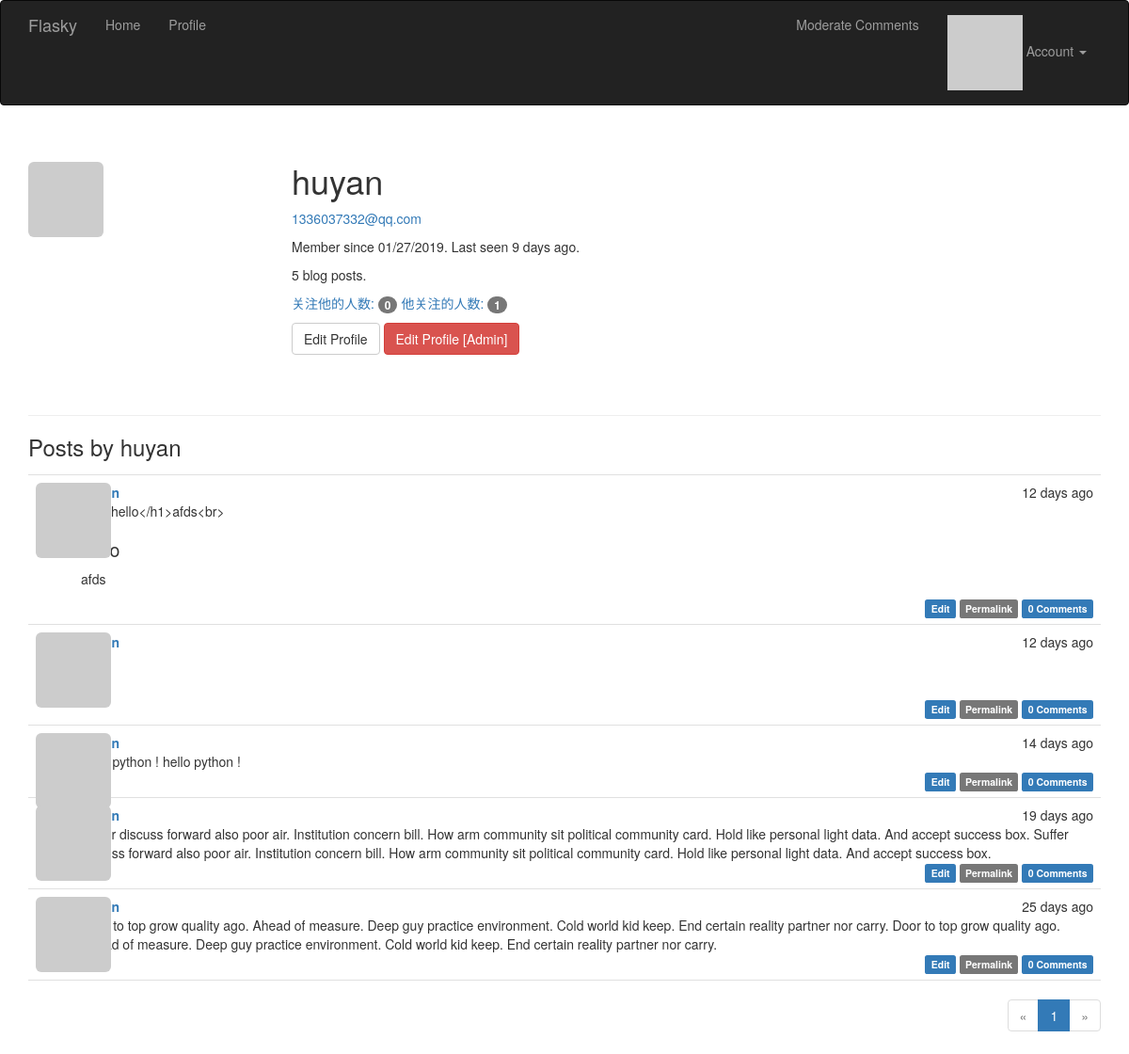
The app's page /user/huyan (signed in) with its own data.
### app/model.py (models this page shows, shortened)
class User(UserMixin,db.Model):
    __tablename__ = 'users'
    id = db.Column(db.Integer,primary_key=True)
    email = db.Column(db.String(64), unique=True, index=True)
    username = db.Column(db.String(64),unique=True)
    role_id = db.Column(db.Integer,db.ForeignKey('roles.id'))
    password_hash = db.Column(db.String(128))
    name = db.Column(db.String(64))  #用户真实姓名
    location = db.Column(db.String(64))  #用户所在地
    about_me = db.Column(db.Text())  #自我介绍
    member_since = db.Column(db.DateTime(),default=datetime.utcnow)  #注册日期
    last_seen = db.Column(db.DateTime(),default=datetime.utcnow)  #最后访问时间
    avatar_hash = db.Column(db.String(32))
    posts = db.relationship('Post',backref='author',lazy='dynamic')
    followed = db.relationship('Follow',foreign_keys=[Follow.follower_id],
                               backref=db.backref('follower',lazy='joined'),
                               lazy='dynamic',
                               cascade='all,delete-orphan')
    followers = db.relationship('Follow',foreign_keys=[Follow.followed_id],
                               backref=db.backref('followed',lazy='joined'),
                               lazy='dynamic',
                               cascade='all,delete-orphan')
    comments = db.relationship('Comment',backref='author',lazy='dynamic')
    def can(self,permissions):
        return self.role is not None and (self.role.permissions & permissions) == permissions
    def is_administrator(self):
        return self.can(Permissions.ADMINISTER)
    def gravatar(self,size=100,default='identicon',rating='g'):
        if request.is_secure:
            url = 'https://secure.gravatar.com/avatar'
        else:
            url = 'http://www.gravatar.com/avatar'
        hash = self.avatar_hash or hashlib.md5(self.email.encode('utf-8')).hexdigest()
        return '{url}/{hash}?s={size}&d={default}&r={rating}'.format(url=url,hash=hash,size=size,default=default,rating=rating)
    def ping(self):
        self.last_seen = datetime.utcnow()
        db.session.add(self)
    @property
    def password(self):
        raise AttributeError('password is not a readable attribute')

class Post(db.Model):
    __tablename__ = 'posts'
    id = db.Column(db.Integer,primary_key=True)
    body = db.Column(db.Text)
    timestamp = db.Column(db.DateTime,index=True,default=datetime.utcnow)
    author_id = db.Column(db.Integer,db.ForeignKey('users.id'))
    body_html = db.Column(db.Text)
    comments = db.relationship('Comment',backref='post',lazy='dynamic')

### app/main/views.py (the view)
@main.route('/user/<username>')
@login_required
def user(username):
    user = User.query.filter_by(username=username).first_or_404()
    page = request.args.get('page', 1, type=int)
    pagination = user.posts.order_by(Post.timestamp.desc()).paginate(
        page, per_page=current_app.config['FLASK_POSTS_PER_PAGE'],
        error_out=False)
    posts = pagination.items
    return render_template('main/user.html',user=user,posts=posts,pagination=pagination)

### app/auth/views.py (called while the page is built)
@auth.before_app_request
def before_request():
    if current_user.is_authenticated:
        current_user.ping()

### app/main/__init__.py (called while the page is built)
@main.app_context_processor
def inject_permissions():
    return dict(Permissions=Permissions)

### app/model.py (called while the page is built)
@login_manager.user_loader
def load_user(user_id):
    return User.query.get(int(user_id))

### app/templates/main/user.html (shortened to what this page needs)
{% extends "base.html" %}
{% import "main/_macros.html" as macros %}
{% block page_content %}
<div class="page-header">
    <img class="img-rounded profile-thumbnail" src="{{ user.gravatar(size=256) }}">
    <div class="profile-header">
        <h1>{{ user.username }}</h1>
        {% if current_user.is_administrator() %}
        <p><a href="mailto:{{ user.email }}">{{ user.email }}</a></p>
        {% endif %}
        <p>Member since {{ moment(user.member_since).format('L') }}. Last seen {{ moment(user.last_seen).fromNow() }}.</p>
        <p>{{ user.posts.count() }} blog posts.</p>
        <p>
            <a href="{{ url_for('.followers', username=user.username) }}">关注他的人数: <span class="badge">{{ user.followers.count() - 1 }}</span></a>
            <a href="{{ url_for('.followed_by', username=user.username) }}">他关注的人数: <span class="badge">{{ user.followed.count() - 1 }}</span></a>
        </p>
        <p>
            {% if user == current_user %}
            <a class="btn btn-default" href="{{ url_for('.edit_profile') }}">Edit Profile</a>
            {% endif %}
            {% if current_user.is_administrator() %}
            <a class="btn btn-danger" href="{{ url_for('.edit_profile_admin', id=user.id) }}">Edit Profile [Admin]</a>
            {% endif %}
        </p>
    </div>
</div>
<h3>Posts by {{ user.username }}</h3>
{% include 'main/_posts.html' %}
{% if pagination %}
    <div class="pagination">
        {{ macros.pagination_widget(pagination, 'main.user', username=user.username) }}
    </div>
{% endif %}
{% endblock %}

### app/templates/base.html (shortened to what this page needs)
{% extends "bootstrap/base.html" %}
{% block head %}
{{ super() }}
<link rel="stylesheet" type="text/css" href="{{ url_for('static', filename='styles.css') }}">
{% endblock %}
{% block navbar %}
<div class="navbar navbar-inverse" role="navigation">
    <div class="container">
        <div class="navbar-header">
            <a class="navbar-brand" href="{{ url_for('main.index') }}">Flasky</a>
        </div>
        <div class="navbar-collapse collapse">
            <ul class="nav navbar-nav">
                <li><a href="{{ url_for('main.index') }}">Home</a></li>
                {% if current_user.is_authenticated %}
                <li><a href="{{ url_for('main.user', username=current_user.username) }}">Profile</a></li>
                {% endif %}
            </ul>
            <ul class="nav navbar-nav navbar-right">
                {% if current_user.can(Permissions.MODERATE_COMMENTS) %}
                <li><a href="{{ url_for('main.moderate') }}">Moderate Comments</a></li>
                {% endif %}
                {% if current_user.is_authenticated %}
                <li class="dropdown">
                    <a href="#" class="dropdown-toggle" data-toggle="dropdown">
                        <img src="{{ current_user.gravatar(size=18) }}">
                        Account <b class="caret"></b>
                    </a>
                </li>
                {% else %}
                <li><a href="{{ url_for('auth.login') }}">Log In</a></li>
                {% endif %}
            </ul>
        </div>
    </div>
</div>
{% endblock %}
{% block content %}
<div class="container">
    {% block page_content %}{% endblock %}
</div>
{% endblock %}

### app/templates/main/_macros.html
{% macro pagination_widget(pagination, endpoint) %}
<ul class="pagination">
    <li{% if not pagination.has_prev %} class="disabled"{% endif %}>
        <a href="{% if pagination.has_prev %}{{ url_for(endpoint, page=pagination.prev_num, **kwargs) }}{% else %}#{% endif %}">
            &laquo;
        </a>
    </li>
    {% for p in pagination.iter_pages() %}
        {% if p %}
            {% if p == pagination.page %}
            <li class="active">
                <a href="{{ url_for(endpoint, page = p, **kwargs) }}">{{ p }}</a>
            </li>
            {% else %}
            <li>
                <a href="{{ url_for(endpoint, page = p, **kwargs) }}">{{ p }}</a>
            </li>
            {% endif %}
        {% else %}
        <li class="disabled"><a href="#">&hellip;</a></li>
        {% endif %}
    {% endfor %}
    <li{% if not pagination.has_next %} class="disabled"{% endif %}>
        <a href="{% if pagination.has_next %}{{ url_for(endpoint, page=pagination.next_num, **kwargs) }}{% else %}#{% endif %}">
            &raquo;
        </a>
    </li>
</ul>
{% endmacro %}

### app/templates/main/_posts.html
<ul class="posts">
    {% for post in posts %}
    <li class="post">
        <div class="post-thumbnail">
            <a href="{{ url_for('.user', username=post.author.username) }}">
                <img class="img-rounded profile-thumbnail" src="{{ post.author.gravatar(size=40) }}">
            </a>
        </div>
        <div class="post-content">
            <div class="post-date">{{ moment(post.timestamp).fromNow() }}</div>
            <div class="post-author"><a href="{{ url_for('.user', username=post.author.username) }}">{{ post.author.username }}</a></div>
            <div class="post-body">{{ post.body }}
                {% if post.body_html %}
                    {{ post.body_html | safe }}
                {% else %}
                    {{ post.body }}
                {% endif %}
            </div>
            <div class="post-footer">
                {% if current_user == post.author %}
                <a href="{{ url_for('.edit',id=post.id) }}">
                <span class="label label-primary">Edit</span>
                </a>
                {% elif current_user.is_administrator() %}
                 <a href="{{ url_for('.edit',id=post.id) }}">
                <span class="label label-primary">Edit[Admin]</span>
                </a>
                {% endif %}
                <a href="{{ url_for('.post', id=post.id) }}">
                    <span class="label label-default">Permalink</span>
                </a>
                <a href="{{ url_for('.post', id=post.id) }}#comments">
                    <span class="label label-primary">{{ post.comments.count() }} Comments</span>
                </a>
            </div>
        </div>
    </li>
    {% endfor %}
</ul>

### app/static/styles.css (style rules this page uses)
.profile-thumbnail { position: absolute; }
.profile-header { min-height: 260px; margin-left: 280px; }
ul.posts { list-style-type: none; padding: 0px; margin: 16px 0px 0px 0px; border-top: 1px solid #e0e0e0; }
ul.posts li.post { padding: 8px; border-bottom: 1px solid #e0e0e0; }
div.post-date { float: right; }
div.post-author { font-weight: bold; }
div.post-thumbnail { position: absolute; }
div.post-content { margin-left: 48px; min-height: 48px; }
div.post-footer { text-align: right; }
div.pagination { width: 100%; text-align: right; padding: 0px; margin: 0px; }
.post-body h1 { font-size: 140%; }

### records on screen
User: username "huyan", email "1336037332@qq.com", member_since "01/27/2019", last_seen "9 days ago"
Post: timestamp "12 days ago", body "<h1>hello</h1>afds<br>", body_html "afds", comments.count "0"
Post: timestamp "12 days ago", comments.count "0"
Post: timestamp "14 days ago", body "hello python !", comments.count "0"
Post: timestamp "19 days ago", body "Suffer discuss forward also poor air. Institution concern bill. How arm community sit political community card. Hold like personal light data. And accept success box.", comments.count "0"
Post: timestamp "25 days ago", body "Door to top grow quality ago. Ahead of measure. Deep guy practice environment. Cold world kid keep. End certain reality partner nor carry.", comments.count "0"

### other values on screen
{{ user.posts.count() }} "5"
{{ user.followers.count() - 1 }} "0"
{{ user.followed.count() - 1 }} "1"
{{ p }} "1"
